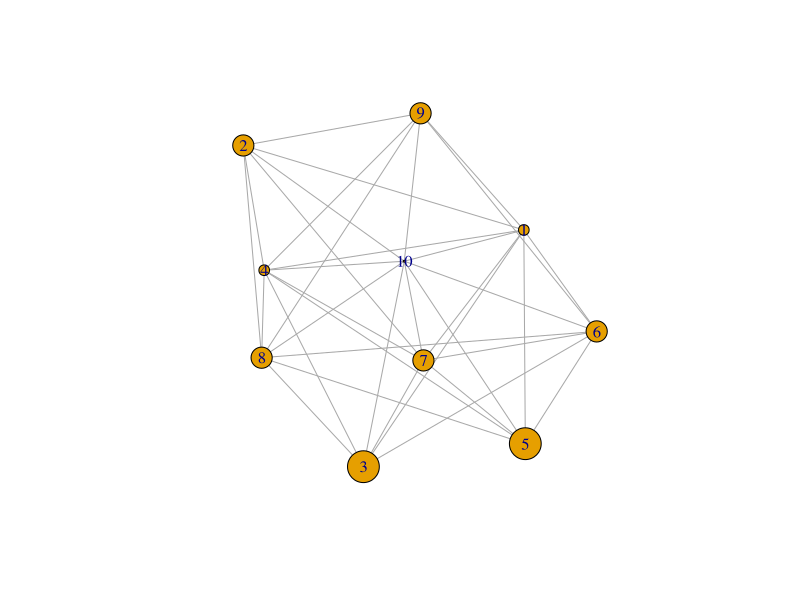

Recreate this plot in R.
split_unlist <- function(...) unlist(strsplit(...))

cart_prod <- function(x) levels(interaction(x, sep=""))

accepts <- function(...) length(do.call(intersect, ...))==0

append_comment <- function(df,comment) rbind(df,c("",comment))

horarios <- function(cod) {
  cod <- split_unlist(cod, " ", perl=T)
  cod <- strsplit(cod, "(?<=\\D)(?=\\d)|(?<=\\d)(?=\\D)", perl=T)
  
  cod <- lapply(cod, function(x) lapply(x, split_unlist, ""))
  
  unlist(lapply(cod, cart_prod))
}

setwd("C:/R/cliquenroll/")

matricula <- read.table("matricula.tsv",stringsAsFactors = F,sep="\t",header=T)
recusados <- c("5T2","5T3")

matricula[["horarios"]] <- lapply(matricula[,"horario"],horarios)
matricula[,"carga"] <- sapply(matricula[["horarios"]],function(x) length(x)*15)

#recusando horarios
matricula <- matricula[!grepl(paste(recusados,collapse="|"),matricula[["horarios"]]),]

#formatando data.frame
matricula[,"id"] <- 1:nrow(matricula)
matricula <- matricula[,c("id","nome","carga","horario","horarios")]

#edgelist colisao de horarios
acceptance <- data.frame(
   n = t(combn(matricula[,"id"],2))
  ,v = combn(matricula[,"horarios"],2,accepts)
, stringsAsFactors = F)

#impedindo mesma disciplina em horarios diferentes
acceptance[with(acceptance, matricula[n.1,"nome"] == matricula[n.2,"nome"]),"v"] <- FALSE

library(igraph)

g <- graph_from_data_frame(subset(acceptance, v==T), directed = F, vertices = matricula)

V(g)$size <- V(g)$carga/5

plot(g)

g_cliques <- max_cliques(g)
carga_clique <- sapply(g_cliques, function(x) sum(x$carga))

g_cliques <- g_cliques[order(carga_clique, decreasing = T)]

sugestoes <- lapply(g_cliques, function(sugestao){
  df <- data.frame(nome = sugestao$nome, horario = sugestao$horario, stringsAsFactors = F)
  df <- append_comment(df,"----------")
  df <- append_comment(df,paste0(sum(sugestao$carga),"H"))
  df <- append_comment(df,"")
})

write.table(do.call(rbind,sugestoes),"sugestoes.tsv",row.names = F,col.names = T,quote=F,sep="\t")
